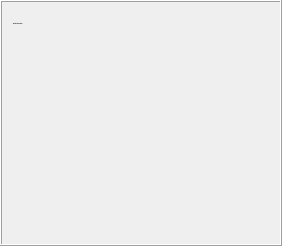
        <widget class="QFrame" name="frame_2">
         <property name="frameShape">
          <enum>QFrame::Box</enum>
         </property>
         <property name="frameShadow">
          <enum>QFrame::Raised</enum>
         </property>
         <layout class="QVBoxLayout" name="verticalLayout">
          <item>
           <layout class="QHBoxLayout" name="horizontalLayout_2">
            <item>
             <widget class="QLabel" name="label_4">
              <property name="font">
               <font>
                <pointsize>-1</pointsize>
                <weight>75</weight>
                <bold>true</bold>
               </font>
              </property>
              <property name="text">
               <string>Recent transactions</string>
              </property>
             </widget>
            </item>
            <item>
             <widget class="QPushButton" name="labelTransactionsStatus">
              <property name="enabled">
               <bool>false</bool>
              </property>
              <property name="maximumSize">
               <size>
                <width>30</width>
                <height>16777215</height>
               </size>
              </property>
              <property name="toolTip">
               <string>The displayed information may be out of date. Your wallet automatically synchronizes with the SUQA network after a connection is established, but this process has not completed yet.</string>
              </property>
              <property name="text">
               <string/>
              </property>
              <property name="icon">
               <iconset>
                <normaloff>:/icons/warning</normaloff>
                <disabledoff>:/icons/warning</disabledoff>:/icons/warning</iconset>
              </property>
              <property name="iconSize">
               <size>
                <width>24</width>
                <height>24</height>
               </size>
              </property>
              <property name="flat">
               <bool>true</bool>
              </property>
             </widget>
            </item>
            <item>
             <spacer name="horizontalSpacer">
              <property name="orientation">
               <enum>Qt::Horizontal</enum>
              </property>
              <property name="sizeType">
               <enum>QSizePolicy::Expanding</enum>
              </property>
              <property name="sizeHint" stdset="0">
               <size>
                <width>40</width>
                <height>20</height>
               </size>
              </property>
             </spacer>
            </item>
           </layout>
          </item>
          <item>
           <widget class="QListView" name="listTransactions">
            <property name="styleSheet">
             <string notr="true">QListView { background: transparent; }</string>
            </property>
            <property name="frameShape">
             <enum>QFrame::NoFrame</enum>
            </property>
            <property name="verticalScrollBarPolicy">
             <enum>Qt::ScrollBarAlwaysOff</enum>
            </property>
            <property name="horizontalScrollBarPolicy">
             <enum>Qt::ScrollBarAlwaysOff</enum>
            </property>
            <property name="selectionMode">
             <enum>QAbstractItemView::NoSelection</enum>
            </property>
           </widget>
          </item>
         </layout>
        </widget>
